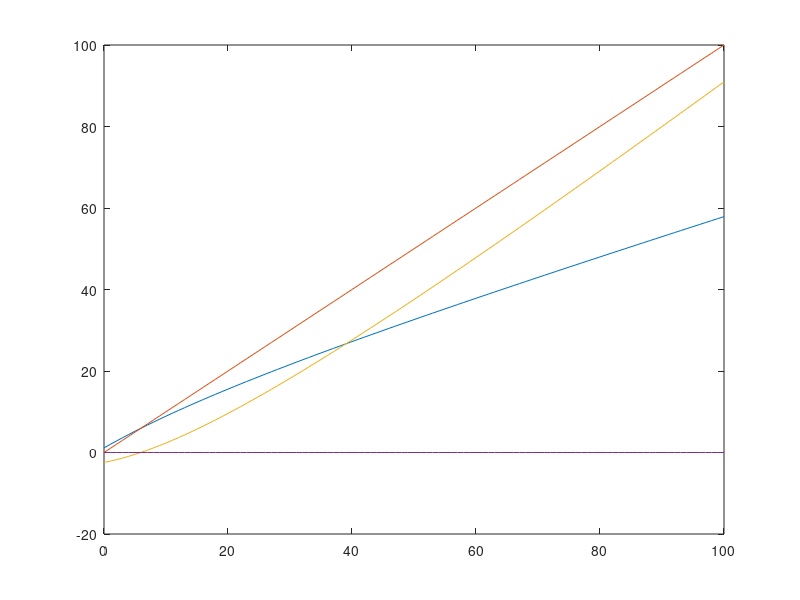

The MATLAB source for this figure: (Note: this script raises an error after producing the figure.)
GAM = rand+1;
C = (GAM./(GAM-1));
clear GAM
rho = rand;
p = rand*100;
v = (2*rand-1);
ga = 1./sqrt(1-v.^2);
h = 1+C.*(p./rho);
D = rho.*ga;
m = rho.*h.*ga.^2.*v;
E = rho.*h.*ga.^2-p;
X = 0:1:100;
Y = (C.*X +m.^2./(E+X) + D.*sqrt(1-m.^2./(E+X).^2) - E-X);
figure(1)
clf
plot(X,Y/-C+X)
hold on
plot(X,X)
plot(X,Y)
plot(X,X-X)
figure(2)
clf
f = @(x)-(m^2./(E+x) + D.*sqrt(1-m.^2./(E+x).^2) - E-x)/C;
graphAnalysis(f,50,100)

%% Multiple Runs
clc,clear
n = 1e3;%Experiment times
GAM = rand(n,1)+1;
C = (GAM./(GAM-1));
clear GAM
rho = rand(n,1);
p = rand(n,1)*100;
v = (2*rand(n,1)-1);
t = (2*rand(n,1)-1);
ga = 1./sqrt(1-v.^2);
h = 1+C.*(p./rho);
D = rho.*ga;
m = rho.*h.*ga.^2.*v;
E = rho.*h.*ga.^2-p;
Phi0 = m.^2./(E) + D.*sqrt(1-m.^2./(E).^2) - E;
X = -Phi0.*(C-1);%Initial Values

for k = 1:200
    X = -(m.^2./(E+X) + D.*sqrt(1-m.^2./(E+X).^2) - E-X)./C;
end
figure(3)
semilogy(abs(X-p))


function graphAnalysis(f,x,t)
% f is the iteration function, remember to add '.'
% x is the initial values, x can be a vector
% t is the iteration times, where t starts from 0
clf
mini = x;% range
maxi = x;
for i = 0:t
    y = f(x);
    hold on;
    quiver(x,x,zeros(size(x)),y-x,'k',"AutoScale","off")
    quiver(x,y,y-x,zeros(size(x)),'k',"AutoScale","off")
    x = y;
    mini = min(x,mini);
    maxi = max(x,maxi);
end
hold on;
fplot(f,[min(mini)-0.1,max(maxi)+0.1]); %draw founction
hold on;
fplot(@(x)x,[min(mini)-0.1,max(maxi)+0.1]);%draw y=x
xlabel('x');
ylabel('y');
end